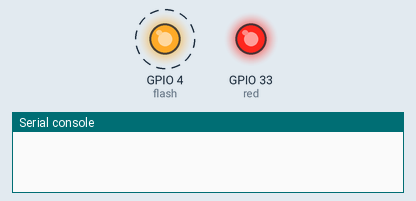
The program below on a simulated ESP32 board running MicroPython. Parts: output pins drawn as LEDs (lit = HIGH), the last lines printed to the serial console. Dashed ring = blinking.

Above: at 0.2 s.
At 4.2 s:
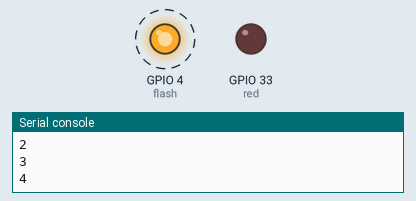
Timing chart, 0 to 6.5 s (numbered marks = the images above):
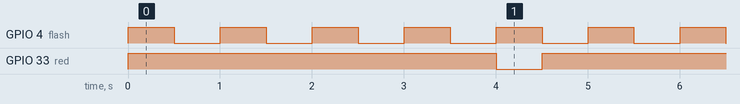

Measured:
- by itself, GPIO 4 (flash): alternates HIGH for 0.50 s and LOW for 0.50 s
- by itself, GPIO 33 (red): alternates HIGH for 4.5 s and LOW for 0.50 s
- by itself, everything shown: repeats every 5.0 s, in 10 steps

The program:

while_true_drainage_re.py
```python
from machine import Pin
import time

flash = Pin(4, Pin.OUT, value=0)
red = Pin(33, Pin.OUT, value=1)

counter = 1

try:
    while True:
        flash.value(1)
        if(counter % 5 == 0):
            red.value(0)
        time.sleep_ms(500)

        flash.value(0)
        if(counter % 5 == 0):
            red.value(1)
        time.sleep_ms(500)

        print(counter)
        counter += 1

finally:
    flash.value(0)
    red.value(1) 
```
